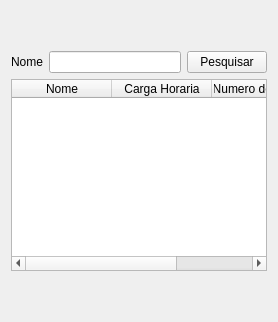
            <widget class="QWidget" name="curso2">
             <layout class="QGridLayout" name="gridLayout_16">
              <item row="0" column="0">
               <layout class="QGridLayout" name="gridLayout_15">
                <item row="1" column="0">
                 <widget class="QLabel" name="curso_lbl_nome_2">
                  <property name="text">
                   <string>Nome</string>
                  </property>
                 </widget>
                </item>
                <item row="3" column="1">
                 <spacer name="verticalSpacer_18">
                  <property name="orientation">
                   <enum>Qt::Vertical</enum>
                  </property>
                  <property name="sizeHint" stdset="0">
                   <size>
                    <width>20</width>
                    <height>40</height>
                   </size>
                  </property>
                 </spacer>
                </item>
                <item row="0" column="1">
                 <spacer name="verticalSpacer_17">
                  <property name="orientation">
                   <enum>Qt::Vertical</enum>
                  </property>
                  <property name="sizeHint" stdset="0">
                   <size>
                    <width>20</width>
                    <height>40</height>
                   </size>
                  </property>
                 </spacer>
                </item>
                <item row="1" column="1">
                 <widget class="QLineEdit" name="curso_input_search"/>
                </item>
                <item row="1" column="2">
                 <widget class="QPushButton" name="curso_submeter_busca">
                  <property name="text">
                   <string>Pesquisar</string>
                  </property>
                 </widget>
                </item>
                <item row="2" column="0" colspan="3">
                 <widget class="QTableWidget" name="curso_table">
                  <property name="editTriggers">
                   <set>QAbstractItemView::NoEditTriggers</set>
                  </property>
                  <property name="selectionBehavior">
                   <enum>QAbstractItemView::SelectRows</enum>
                  </property>
                  <attribute name="verticalHeaderVisible">
                   <bool>false</bool>
                  </attribute>
                  <column>
                   <property name="text">
                    <string>Nome</string>
                   </property>
                  </column>
                  <column>
                   <property name="text">
                    <string>Carga Horaria</string>
                   </property>
                  </column>
                  <column>
                   <property name="text">
                    <string>Numero de Alunos</string>
                   </property>
                  </column>
                 </widget>
                </item>
               </layout>
              </item>
             </layout>
            </widget>
